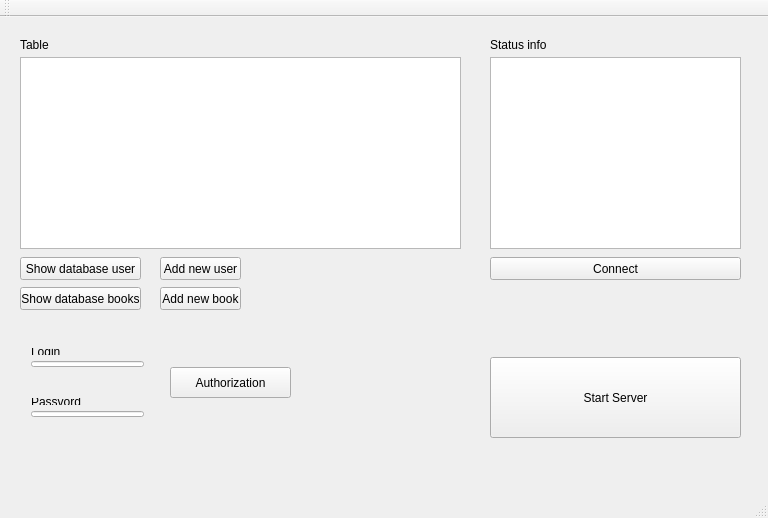
<?xml version="1.0" encoding="UTF-8"?>
<ui version="4.0">
 <class>MainWindow</class>
 <widget class="QMainWindow" name="MainWindow">
  <property name="geometry">
   <rect>
    <x>0</x>
    <y>0</y>
    <width>768</width>
    <height>518</height>
   </rect>
  </property>
  <property name="windowTitle">
   <string>MainWindow</string>
  </property>
  <widget class="QWidget" name="centralWidget">
   <widget class="QTableView" name="Table">
    <property name="geometry">
     <rect>
      <x>20</x>
      <y>40</y>
      <width>441</width>
      <height>192</height>
     </rect>
    </property>
   </widget>
   <widget class="QTextBrowser" name="Status">
    <property name="geometry">
     <rect>
      <x>490</x>
      <y>40</y>
      <width>251</width>
      <height>192</height>
     </rect>
    </property>
   </widget>
   <widget class="QLabel" name="label">
    <property name="geometry">
     <rect>
      <x>490</x>
      <y>20</y>
      <width>61</width>
      <height>16</height>
     </rect>
    </property>
    <property name="text">
     <string>Status info</string>
    </property>
   </widget>
   <widget class="QLabel" name="label_2">
    <property name="geometry">
     <rect>
      <x>20</x>
      <y>20</y>
      <width>61</width>
      <height>16</height>
     </rect>
    </property>
    <property name="text">
     <string>Table</string>
    </property>
   </widget>
   <widget class="QPushButton" name="Connect">
    <property name="geometry">
     <rect>
      <x>490</x>
      <y>240</y>
      <width>251</width>
      <height>23</height>
     </rect>
    </property>
    <property name="text">
     <string>Connect</string>
    </property>
   </widget>
   <widget class="QPushButton" name="DataBaseUser_button">
    <property name="geometry">
     <rect>
      <x>20</x>
      <y>240</y>
      <width>121</width>
      <height>23</height>
     </rect>
    </property>
    <property name="text">
     <string>Show database user</string>
    </property>
   </widget>
   <widget class="QPushButton" name="ShowDataBaseBook_button">
    <property name="geometry">
     <rect>
      <x>20</x>
      <y>270</y>
      <width>121</width>
      <height>23</height>
     </rect>
    </property>
    <property name="text">
     <string>Show database books</string>
    </property>
   </widget>
   <widget class="QPushButton" name="add_new_user_push_button">
    <property name="geometry">
     <rect>
      <x>160</x>
      <y>240</y>
      <width>81</width>
      <height>23</height>
     </rect>
    </property>
    <property name="text">
     <string>Add new user</string>
    </property>
   </widget>
   <widget class="QPushButton" name="add_book_pushButton">
    <property name="geometry">
     <rect>
      <x>160</x>
      <y>270</y>
      <width>81</width>
      <height>23</height>
     </rect>
    </property>
    <property name="text">
     <string>Add new book</string>
    </property>
   </widget>
   <widget class="QPushButton" name="Authorization_button">
    <property name="geometry">
     <rect>
      <x>170</x>
      <y>350</y>
      <width>121</width>
      <height>31</height>
     </rect>
    </property>
    <property name="text">
     <string>Authorization</string>
    </property>
   </widget>
   <widget class="QWidget" name="layoutWidget">
    <property name="geometry">
     <rect>
      <x>20</x>
      <y>320</y>
      <width>135</width>
      <height>41</height>
     </rect>
    </property>
    <layout class="QVBoxLayout" name="verticalLayout">
     <item>
      <widget class="QLabel" name="label_3">
       <property name="text">
        <string>Login</string>
       </property>
      </widget>
     </item>
     <item>
      <widget class="QLineEdit" name="Login"/>
     </item>
    </layout>
   </widget>
   <widget class="QWidget" name="layoutWidget">
    <property name="geometry">
     <rect>
      <x>20</x>
      <y>370</y>
      <width>135</width>
      <height>41</height>
     </rect>
    </property>
    <layout class="QVBoxLayout" name="verticalLayout_2">
     <item>
      <widget class="QLabel" name="label_4">
       <property name="text">
        <string>Passvord</string>
       </property>
      </widget>
     </item>
     <item>
      <widget class="QLineEdit" name="Passvord"/>
     </item>
    </layout>
   </widget>
   <widget class="QPushButton" name="Start_Server_button">
    <property name="geometry">
     <rect>
      <x>490</x>
      <y>340</y>
      <width>251</width>
      <height>81</height>
     </rect>
    </property>
    <property name="text">
     <string>Start Server</string>
    </property>
   </widget>
  </widget>
  <widget class="QMenuBar" name="menuBar">
   <property name="geometry">
    <rect>
     <x>0</x>
     <y>0</y>
     <width>768</width>
     <height>21</height>
    </rect>
   </property>
  </widget>
  <widget class="QToolBar" name="mainToolBar">
   <attribute name="toolBarArea">
    <enum>TopToolBarArea</enum>
   </attribute>
   <attribute name="toolBarBreak">
    <bool>false</bool>
   </attribute>
  </widget>
  <widget class="QStatusBar" name="statusBar"/>
 </widget>
 <layoutdefault spacing="6" margin="11"/>
 <resources/>
 <connections/>
</ui>
